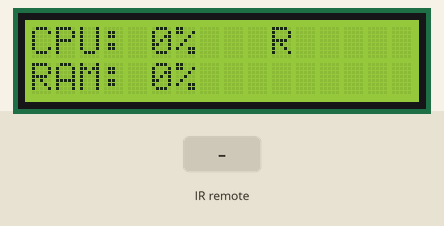
This sketch was run on a simulated Arduino Uno, built with avr-gcc and run on an emulated ATmega328P. On the bench: 16×2 character LCD. The inputs (shaded band) are chosen by the test bench.

Above: at 1.2 s.
1.3 s: infrared code 0x0 received
At 2.5 s:
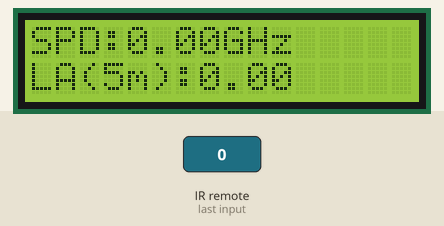
2.8 s: infrared code 0x1 received
At 3.7 s:
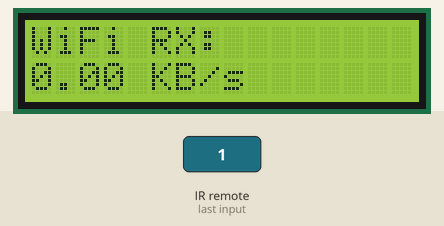
4.3 s: infrared code 0x2 received
At 5.7 s:
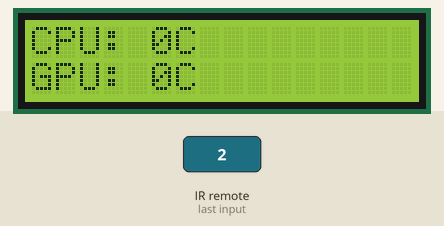
Timing chart, 0 to 7.3 s (numbered marks = the images above; inputs shaded):
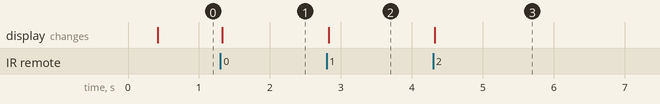

The sketch:

fuck.ino
```cpp
#include <Wire.h>
#include <LiquidCrystal_I2C.h>
#include <ArduinoJson.h>
#include <IRremote.h>

LiquidCrystal_I2C lcd(0x27,16,2);
const int RECV_PIN = 11;

int currentPage = 0;
const int TOTAL_PAGES = 4;
unsigned long lastUpdate = 0;
bool needRefresh = true;
unsigned long lastIR = 0;
const unsigned long IR_DELAY = 300;

String inputBuffer = "";

float cpu=0, ram=0, cpu_speed=0, wl_recv=0, load_avg=0, cpu_temp=0, gpu_temp=0;

// последние значения для сравнения (для частичного обновления)
float last_cpu=-1, last_ram=-1, last_cpu_speed=-1, last_load=-1;
float last_wl=-1, last_cpu_temp=-1, last_gpu_temp=-1;

void setup() {
  Serial.begin(9600);
  IrReceiver.begin(RECV_PIN, ENABLE_LED_FEEDBACK);
  lcd.init();
  lcd.backlight();
  lcd.setCursor(0,0);
  lcd.print(" PC MONITOR ");
  lcd.setCursor(0,1);
  lcd.print("   READY!   ");
}

void loop() {
  // ---- IR: переключение страницы с debounce ----
  if (IrReceiver.decode()) {
    if (millis() - lastIR > IR_DELAY) {
      currentPage = (currentPage + 1) % TOTAL_PAGES;
      needRefresh = true;
      lastIR = millis();
    }
    IrReceiver.resume();
  }

  // ---- Serial: чтение JSON ----
  while (Serial.available()) {
    char c = (char)Serial.read();
    inputBuffer += c;
    if (c == '>' && inputBuffer.endsWith("</JSON>")) {
      parseJSON(inputBuffer);
      inputBuffer = "";
      needRefresh = true;
    }
    if (inputBuffer.length() > 128) inputBuffer = "";
  }

  // ---- Обновление LCD ----
  if (needRefresh && millis() - lastUpdate > 400) {
    showPage(currentPage);
    lastUpdate = millis();
    needRefresh = false;
  }
}

// ---- JSON парсинг ----
void parseJSON(String buf) {
  int s = buf.indexOf('{');
  int e = buf.lastIndexOf('}');
  if (s==-1 || e==-1) return;

  StaticJsonDocument<192> doc;
  DeserializationError err = deserializeJson(doc, buf.substring(s,e+1));
  if (err) return;

  cpu       = doc["cpu"];
  ram       = doc["ram"];
  cpu_speed = doc["cpu_speed"];
  wl_recv   = doc["wl_recv"];
  load_avg  = doc["load_avg_5min"];
  cpu_temp  = doc["cpu_temp"];
  gpu_temp  = doc["gpu_temp"];
}

// ---- Показ страниц с частичным обновлением ----
void showPage(int p) {
  switch(p){
    case 0: // CPU + RAM на двух строках
      lcd.setCursor(0,0);
      if(cpu != last_cpu){
        lcd.print("CPU: "); lcd.print(cpu,0); lcd.print("%   ");
        last_cpu = cpu;
      }
      lcd.setCursor(0,1);
      if(ram != last_ram){
        lcd.print("RAM: "); lcd.print(ram,0); lcd.print("%   ");
        last_ram = ram;
      }
      break;
    case 1: // CPU SPD + LOAD5m
      lcd.setCursor(0,0);
      if(cpu_speed != last_cpu_speed){
        lcd.print("SPD:"); lcd.print(cpu_speed,2); lcd.print("GHz ");
        last_cpu_speed = cpu_speed;
      }
      lcd.setCursor(0,1);
      if(load_avg != last_load){
        lcd.print("LA(5m):"); lcd.print(load_avg,2); lcd.print("     ");
        last_load = load_avg;
      }
      break;
    case 2: // WiFi RX
      lcd.setCursor(0,0);
      if(wl_recv != last_wl){
        lcd.print("WiFi RX:       "); // очистка остатка
        lcd.setCursor(0,1);
        lcd.print(wl_recv,2); lcd.print(" KB/s       ");
        last_wl = wl_recv;
      }
      break;
    case 3: // CPU + GPU Temp на двух строках
      lcd.setCursor(0,0);
      if(cpu_temp != last_cpu_temp){
        lcd.print("CPU: "); lcd.print(cpu_temp,0); lcd.print("C   ");
        last_cpu_temp = cpu_temp;
      }
      lcd.setCursor(0,1);
      if(gpu_temp != last_gpu_temp){
        lcd.print("GPU: "); lcd.print(gpu_temp,0); lcd.print("C   ");
        last_gpu_temp = gpu_temp;
      }
      break;
  }
}
```

Measured:
- after the input at 1.3 s, the display: changes at once (image 1)
- after the input at 2.8 s, the display: changes at once (image 2)
- after the input at 4.3 s, the display: changes at once (image 3)
